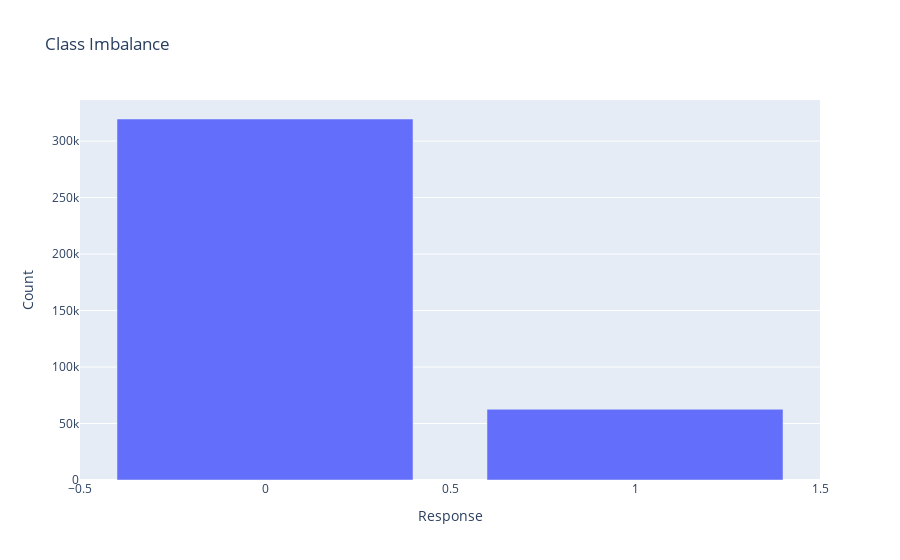

Here is the notebook cell this chart was saved with:
### Code cell
# Calculate class counts
class_counts = df['Response'].value_counts()

# Create a bar plot to visualize class imbalance
fig = px.bar(
    class_counts,
    x=class_counts.index,
    y=class_counts.values,
    labels={'x': 'Class', 'y': 'Count'},
    title='Class Imbalance'
)
fig.show()

### Figure 1 — Plotly figure (JSON) as saved in the notebook; plotly's stock layout.template omitted (floating-point values rounded to 4 significant figures)
{"data": [{"alignmentgroup": "True", "hovertemplate": "Response=%{x}<br>Count=%{y}<extra></extra>", "legendgroup": "", "marker": {"color": "#636efa", "pattern": {"shape": ""}}, "name": "", "offsetgroup": "", "orientation": "v", "showlegend": false, "textposition": "auto", "type": "bar", "x": [0, 1], "xaxis": "x", "y": [319553, 62601], "yaxis": "y"}], "layout": {"barmode": "relative", "legend": {"tracegroupgap": 0}, "title": {"text": "Class Imbalance"}, "xaxis": {"anchor": "y", "domain": [0, 1], "title": {"text": "Response"}}, "yaxis": {"anchor": "x", "domain": [0, 1], "title": {"text": "Count"}}}}
